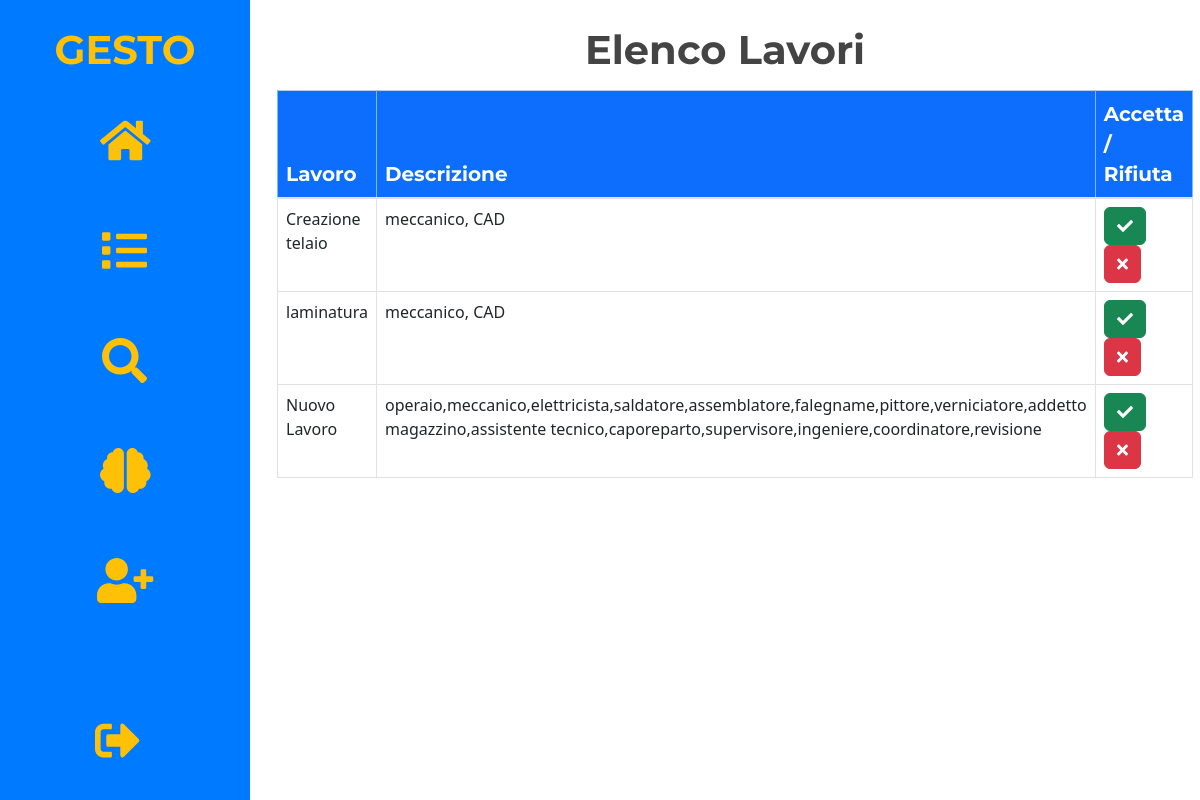
/proposte/ (signed in), run on the app's committed database.
### dallaraWebApp/models.py (models this page shows, shortened)
class JobRequest(models.Model):
    nome = models.CharField(max_length=100)
    descrizione = models.TextField()
    flag_conseguito = models.BooleanField(default=False)

### dallaraWebApp/views.py (the view)
# urls.py: path('proposte/',views.pag3,name='pag3'),
def pag3(request):
    if not request.user.is_authenticated:
        return render(request, "htmls/login.html")
    else:
        tipo_lavoro=Dipendente.objects.get(username=request.user).tipo_lavoro
        if Dipendente.objects.get(username=request.user).amministratore or Dipendente.objects.get(username=request.user).risorse_umane:
            return render(request, "htmls/lista_dipendenti.html")
        else:
            if request.method == 'POST':
                print(request.POST)
                titolo = request.POST.get('titolo')
                print(titolo)
                descrizione = request.POST.get('descrizione')
                print(descrizione)
                oggetto_modello = Dipendente.objects.get(username=request.user)  # Otteniamo l'oggetto del modello (assicurati che ne esista uno)
                if oggetto_modello and titolo!=None:
                    print("ciao")
                    nuovo_lavoro,creato= Storico.objects.get_or_create(nome=titolo, descrizione=descrizione, premio="Nessuno", data="oggi")
                    oggetto_modello.lavori.add(nuovo_lavoro)
                    return JsonResponse({'message': 'Elemento aggiunto con successo!'})
                else:
                    job_list = JobRequest.objects.all()
                    jobs = []
                    for x in job_list:
                        print(x.descrizione)
                        elementi = x.descrizione.split(',')
                        elementi = [elemento.strip() for elemento in elementi]
                        if Dipendente.objects.get(username=request.user).tipo_lavoro.lower() in elementi:
                            jobs.append(x)
                    return render(request, 'htmls/posizioni_aperte.html', {'job_list': jobs})
            else:
                job_list=JobRequest.objects.all()
                jobs=[]
                for x in job_list:
                    print(x.descrizione)
                    elementi = x.descrizione.split(',')
                    elementi = [elemento.strip() for elemento in elementi]
                    if Dipendente.objects.get(username=request.user).tipo_lavoro.lower() in elementi:
                        jobs.append(x)
                return render(request, 'htmls/posizioni_aperte.html', {'job_list': jobs})

### dallaraWebApp/templates/htmls/posizioni_aperte.html (shortened to what this page needs)
{% extends "htmls/layout.html" %}
{% load static %}
{% block body %}
<link rel="stylesheet" href="https://cdnjs.cloudflare.com/ajax/libs/font-awesome/5.15.4/css/all.min.css">
<link rel="stylesheet" href="https://cdnjs.cloudflare.com/ajax/libs/twitter-bootstrap/5.3.0/css/bootstrap.min.css">
<div class="col-auto margine">
    <div class="text-center custom-title">Elenco Lavori</div>
    <div class="container">
        <table class="table table-bordered table-hover">
            <thead class="table-primary">
                <tr>
                    <th class="bg-primary" scope="col"><div class="custom-text">Lavoro</div></th>
                    <th class="bg-primary" scope="col"><div class="custom-text">Descrizione</div></th>
                    <th class="bg-primary" scope="col"><div class="custom-text">Accetta / Rifiuta</div></th>
                </tr>
            </thead>
            <tbody>
                {% for job in job_list %}
                <tr>
                    <td>{{ job.nome }}</td>
                    <td>{{ job.descrizione }}</td>
                    <td>
                        <button class="btn btn-success me-2 accetta" onclick="aggiungiLavoro(titolo='{{job.nome}}',descrizione='{{job.descrizione}}',this)"><i class="fas fa-check"></i></button>
                        <button class="btn btn-danger rifiuta" onclick="nascondiRiga(this)"><i class="fas fa-times"></i></button>
                    </td>
                </tr>
                {% endfor %}
            </tbody>
        </table>
    </div>
</div>
{% endblock %}

### dallaraWebApp/templates/htmls/layout.html (style rules this page uses)
body { background-color: #ffffff; font-family: Helvetica, sans-serif; }

### dallaraWebApp/templates/htmls/posizioni_aperte.html (style rules this page uses)
.custom-title { font-family: 'Montserrat', sans-serif; color: #444444; font-size: 40px; font-weight: bold; margin-bottom: 10px; }
.margine { margin-top: 20px; margin-left: 250px; }
.custom-text { font-family: 'Montserrat', sans-serif; color: white; font-size: 20px; }

### data on the page
JobRequest: nome "Creazione telaio", descrizione "meccanico, CAD"
JobRequest: nome "laminatura", descrizione "meccanico, CAD"
JobRequest: nome "Nuovo Lavoro", descrizione "operaio,meccanico,elettricista,saldatore,assemblatore,falegname,pittore,verniciatore,addetto magazzino,assistente tecnico,caporeparto,supervisore,ingeniere,coordinatore,revisione"
